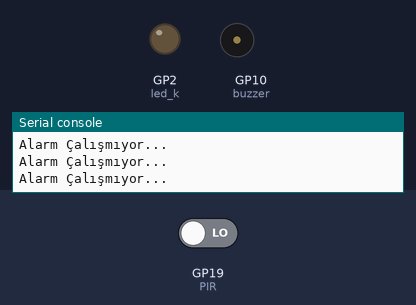
The program below on a simulated Raspberry Pi Pico running MicroPython. Shown: output pins drawn as LEDs (lit = HIGH), buzzer (waves = sounding), the last lines printed to the serial console. Inputs (shaded band) come from the test bench; at power-on: GP19 (PIR) LOW.

Above: at 1.2 s.
1.3 s: GP19 (PIR) driven HIGH
At 1.51 s:
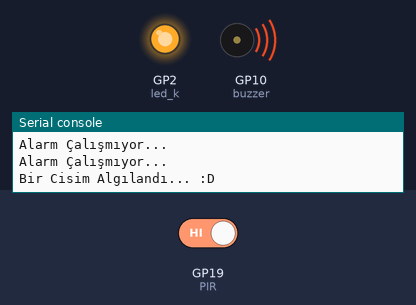
At 1.86 s:
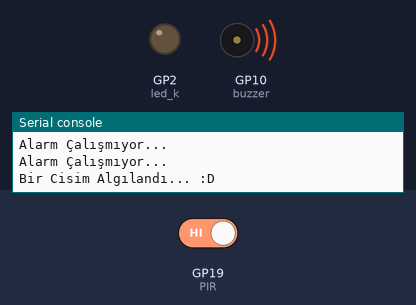
Timing chart, 0 to 10.3 s (numbered marks = the images above; inputs shaded):
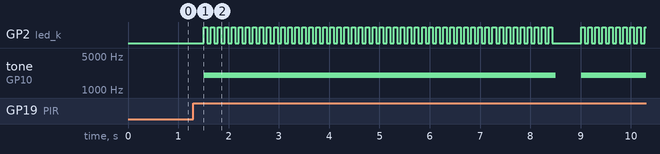

The program:

15_HirsizAlarmi.py
```python
#Hırsız Alarmı#                     #// PIR Sensörü ile LED ve Sesle Uyarı Veren Hırsız Alarmı Uygulamasıdır. //#

from machine import Pin,PWM
import utime

led_k = Pin(2, Pin.OUT)   # Alarm Işığı
PIR = Pin(19, Pin.IN, Pin.PULL_DOWN)

buzzer = PWM(Pin(10))
buzzer.freq(2000);
buzzer.duty_u16(0)

led_k.value(0)
buzzer.duty_u16(0)


while True:
    if PIR.value()==1:                         # PIR Sensörü True(1) olduğunda, yani hareket algıladığında
        print("Bir Cisim Algılandı... :D")
        for j in range(100):
            buzzer.duty_u16(40000)
            led_k.toggle()
            utime.sleep_ms(70)                 # milisaniye cinsinden bekleme süresi
            buzzer.duty_u16(0)

    led_k.value(0)
    buzzer.duty_u16(0)
    print("Alarm Çalışmıyor...")

    utime.sleep(0.5)                     # Her yarım saniyede kontrol eder.
```

Measured:
- after the input at 1.3 s, GP2 (led_k): goes 49 × (HIGH 0.07 s, LOW 0.07 s), HIGH 0.07 s, LOW 0.57 s, 9 × (HIGH 0.07 s, LOW 0.07 s), then HIGH, starting after 0.20 s; tone on GP10 (buzzer): silent → 2000 Hz after 0.20 s, → silent 7.0 s later, → 2000 Hz 0.50 s later
